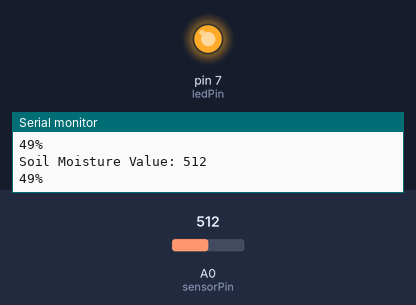
The sketch below on a simulated Arduino Uno, built with avr-gcc and run on an emulated ATmega328P. Shown: output pins drawn as LEDs (lit = HIGH), the last lines printed to the serial monitor. Inputs (shaded band) come from the test bench; at power-on: A0 (sensorPin) = 512.

Above: at 1.8 s.
1.9 s: A0 (sensorPin) set to 493
At 3.2 s:
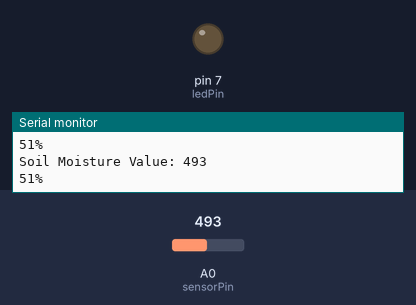
3.5 s: A0 (sensorPin) set to 510
At 5.0 s:
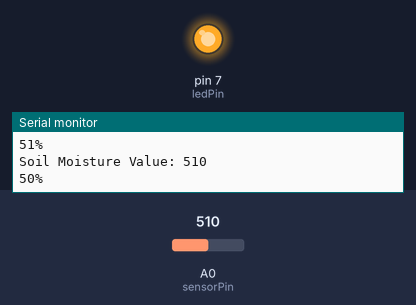
5.5 s: A0 (sensorPin) set to 490
At 6.5 s:
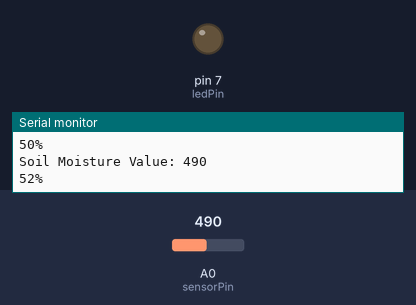
Timing chart, 0 to 8.5 s (numbered marks = the images above; inputs shaded):
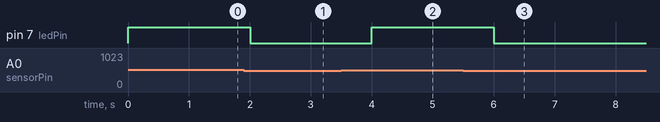

Measured:
- the behaviour switches between 501 and 500 on A0 (sensorPin) (found by bisection; images 0 and 1)
- after the input at 1.9 s, pin 7 (ledPin): HIGH → LOW after 0.10 s
- after the input at 3.5 s, pin 7 (ledPin): LOW → HIGH after 0.50 s
- after the input at 5.5 s, pin 7 (ledPin): HIGH → LOW after 0.50 s

The sketch:

Soil_Moisture_Sensing.ino
```cpp
// Define the pins
int sensorPin = A0;
int ledPin = 7;

// Variables to store sensor value
int sensorValue = 0;
// Note: Calibrate valAir and valWater values for your specific sensor
const int valAir = 1023; // Sensor value when completely dry (in air)
const int valWater = 0; // Sensor value when fully submerged in water

// Converts raw sensor value to moisture percentage (0-100%)
int toPercent(int sensorValue) {
  int percent = map(sensorValue, valAir, valWater, 0, 100);
  return constrain(percent, 0, 100);
}
void setup() {
  // Initialize serial communication at 9600 baud rate
  Serial.begin(9600);

  // Initialize the LED pin as an output
  pinMode(ledPin, OUTPUT);

}

void loop() {
  // Read the analog value from the sensor
  sensorValue = analogRead(sensorPin);
  // Converts raw sensor value to moisture percentage (0-100%)
   int percent = toPercent( sensorValue);

  Serial.print("Soil Moisture Value: ");
  Serial.println(sensorValue);
  Serial.print(percent);
  Serial.println("%");

  // Check if the soil needs watering (Higher values signify drier soil)
  if (sensorValue > 500) {  // Threshold for "dry" soil (you can tune based on your sensor/soil type)
    digitalWrite(ledPin, HIGH);  // LED on = needs watering
} else {
    digitalWrite(ledPin, LOW);   // LED off = soil is moist
}

  // Wait for a second before taking another reading
  delay(1000);
}
```
